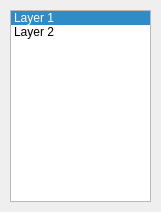
<?xml version="1.0" encoding="UTF-8"?>
<ui version="4.0">
 <class>LayersWindow</class>
 <widget class="QWidget" name="LayersWindow">
  <property name="geometry">
   <rect>
    <x>0</x>
    <y>0</y>
    <width>161</width>
    <height>212</height>
   </rect>
  </property>
  <property name="windowTitle">
   <string>Form</string>
  </property>
  <widget class="QListWidget" name="listWidget">
   <property name="geometry">
    <rect>
     <x>10</x>
     <y>10</y>
     <width>141</width>
     <height>192</height>
    </rect>
   </property>
   <property name="dragEnabled">
    <bool>true</bool>
   </property>
   <property name="dragDropOverwriteMode">
    <bool>true</bool>
   </property>
   <property name="currentRow">
    <number>0</number>
   </property>
   <item>
    <property name="text">
     <string>Layer 1</string>
    </property>
    <property name="flags">
     <set>ItemIsSelectable|ItemIsEditable|ItemIsDragEnabled|ItemIsDropEnabled|ItemIsUserCheckable|ItemIsEnabled|ItemIsTristate</set>
    </property>
   </item>
   <item>
    <property name="text">
     <string>Layer 2</string>
    </property>
   </item>
  </widget>
 </widget>
 <resources/>
 <connections/>
</ui>
